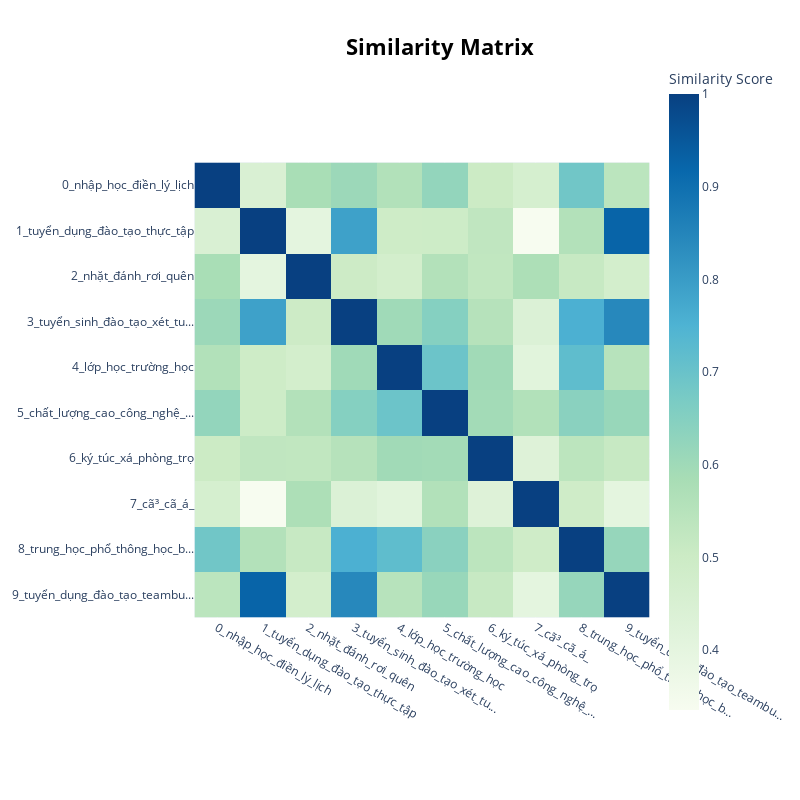

Notebook cell for this chart:
### Code cell
topic_model.visualize_heatmap()

### Figure 1 — Plotly figure (JSON) as saved in the notebook; plotly's stock layout.template omitted (floating-point values rounded to 4 significant figures)
{"data": [{"coloraxis": "coloraxis", "hovertemplate": "x: %{x}<br>y: %{y}<br>Similarity Score: %{z}<extra></extra>", "name": "0", "type": "heatmap", "x": ["0_nhập_học_điền_lý_lịch", "1_tuyển_dụng_đào_tạo_thực_tập", "2_nhặt_đánh_rơi_quên", "3_tuyển_sinh_đào_tạo_xét_tu...", "4_lớp_học_trường_học", "5_chất_lượng_cao_công_nghệ_...", "6_ký_túc_xá_phòng_trọ", "7_cã³_cã_á_", "8_trung_học_phổ_thông_học_b...", "9_tuyển_dụng_đào_tạo_teambu..."], "xaxis": "x", "y": ["0_nhập_học_điền_lý_lịch", "1_tuyển_dụng_đào_tạo_thực_tập", "2_nhặt_đánh_rơi_quên", "3_tuyển_sinh_đào_tạo_xét_tu...", "4_lớp_học_trường_học", "5_chất_lượng_cao_công_nghệ_...", "6_ký_túc_xá_phòng_trọ", "7_cã³_cã_á_", "8_trung_học_phổ_thông_học_b...", "9_tuyển_dụng_đào_tạo_teambu..."], "yaxis": "y", "z": [[1.0, 0.4496, 0.5817, 0.6071, 0.5605, 0.6228, 0.5021, 0.4626, 0.6868, 0.5401], [0.4496, 1.0, 0.4029, 0.7888, 0.4929, 0.4956, 0.5299, 0.3354, 0.5596, 0.9254], [0.5817, 0.4029, 1.0, 0.4981, 0.4744, 0.5591, 0.5262, 0.5739, 0.5128, 0.474], [0.6071, 0.7888, 0.4981, 1.0, 0.5999, 0.6499, 0.5528, 0.438, 0.7564, 0.8438], [0.5605, 0.4929, 0.4744, 0.5999, 1.0, 0.6958, 0.5972, 0.4136, 0.719, 0.5501], [0.6228, 0.4956, 0.5591, 0.6499, 0.6958, 1.0, 0.593, 0.5607, 0.6409, 0.6147], [0.5021, 0.5299, 0.5262, 0.5528, 0.5972, 0.593, 1, 0.4286, 0.5374, 0.5131], [0.4626, 0.3354, 0.5739, 0.438, 0.4136, 0.5607, 0.4286, 1.0, 0.4886, 0.4029], [0.6868, 0.5596, 0.5128, 0.7564, 0.719, 0.6409, 0.5374, 0.4886, 1.0, 0.618], [0.5401, 0.9254, 0.474, 0.8438, 0.5501, 0.6147, 0.5131, 0.4029, 0.618, 1.0]]}], "layout": {"coloraxis": {"colorbar": {"title": {"text": "Similarity Score"}}, "colorscale": [[0, "rgb(247,252,240)"], [0.125, "rgb(224,243,219)"], [0.25, "rgb(204,235,197)"], [0.375, "rgb(168,221,181)"], [0.5, "rgb(123,204,196)"], [0.625, "rgb(78,179,211)"], [0.75, "rgb(43,140,190)"], [0.875, "rgb(8,104,172)"], [1, "rgb(8,64,129)"]]}, "height": 800, "hoverlabel": {"bgcolor": "white", "font": {"family": "Rockwell", "size": 16}}, "legend": {"title": {"text": "Trend"}}, "margin": {"t": 60}, "showlegend": true, "title": {"font": {"color": "Black", "size": 22}, "text": "<b>Similarity Matrix</b>", "x": 0.55, "xanchor": "center", "y": 0.95, "yanchor": "top"}, "width": 800, "xaxis": {"anchor": "y", "constrain": "domain", "domain": [0, 1], "scaleanchor": "y"}, "yaxis": {"anchor": "x", "autorange": "reversed", "constrain": "domain", "domain": [0, 1]}}}
